Frame 1 (no input): blank canvas, image omitted
Frame 60 (no input): blank canvas, image omitted
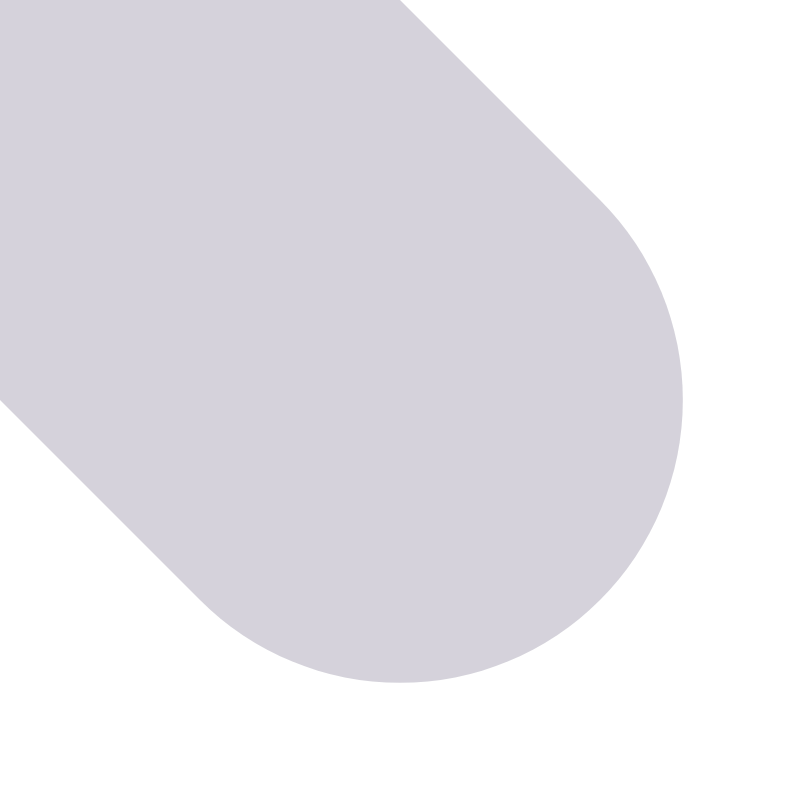
Frame 120 (the mouse pressed at the canvas centre since frame 60)

The p5.js sketch whose frames 1 and 60 were blank and that drew this single picture after the mouse press (run headless with seeded random() and noise() and a simulated clock; from frame 60 on, the mouse is pressed at the canvas centre):

// p5.js sketch
// ── sketch.js
function setup() {
  createCanvas(800, 800);
  stroke(20, 0, 51, 45);
}

function draw() {
  var weight = dist(mouseX, mouseY, pmouseX, pmouseY);
  strokeWeight(weight);
  line(mouseX, mouseY, pmouseX, pmouseY)
}
